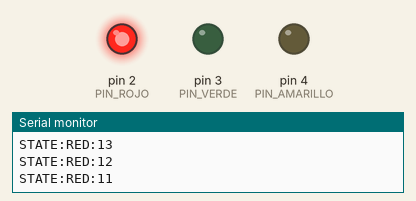
A sketch run on a simulated Arduino Uno, built with avr-gcc and run on an emulated ATmega328P. On the bench: output pins drawn as LEDs (lit = HIGH), the last lines printed to the serial monitor.

Above: at 10.0 s.
At 27.5 s:
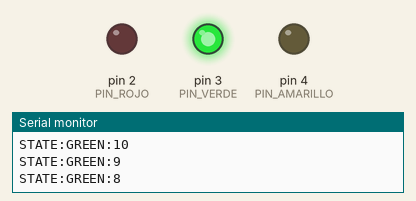
At 37.5 s:
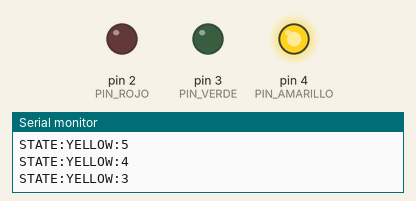
Timing chart, 0 to 52.0 s (numbered marks = the images above):
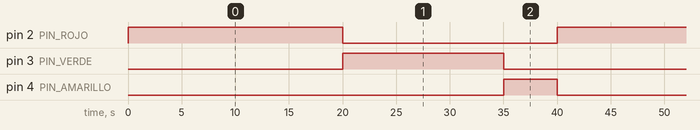

Measured:
- by itself, pin 2 (PIN_ROJO): alternates HIGH for 20.0 s and LOW for 20.0 s
- by itself, pin 3 (PIN_VERDE): alternates HIGH for 15.0 s and LOW for 25.0 s
- by itself, pin 4 (PIN_AMARILLO): alternates HIGH for 5.0 s and LOW for 35.0 s

The sketch:

semaforo.ino
```cpp
// Semaforo con Arduino UNO
// Rojo (pin 2, 20 s) -> Verde (pin 3, 15 s) -> Amarillo (pin 4, 5 s), en loop.
// Cada segundo envia por Serial el estado y el tiempo restante: "STATE:RED:17"
// El servidor (server.py) lee estas lineas y actualiza la pagina web.

const int PIN_ROJO = 2;
const int PIN_VERDE = 3;
const int PIN_AMARILLO = 4;

const int DUR_ROJO = 20;      // segundos
const int DUR_VERDE = 15;     // segundos
const int DUR_AMARILLO = 5;   // segundos

void setup() {
  pinMode(PIN_ROJO, OUTPUT);
  pinMode(PIN_VERDE, OUTPUT);
  pinMode(PIN_AMARILLO, OUTPUT);
  Serial.begin(9600);
  Serial.println("HELLO:SEMAFORO");
}

// Enciende solo la luz indicada y reporta la cuenta regresiva cada segundo.
void mostrarLuz(int pin, const char *nombre, int duracion) {
  digitalWrite(PIN_ROJO, LOW);
  digitalWrite(PIN_VERDE, LOW);
  digitalWrite(PIN_AMARILLO, LOW);
  digitalWrite(pin, HIGH);
  for (int restante = duracion; restante > 0; restante--) {
    Serial.print("STATE:");
    Serial.print(nombre);
    Serial.print(":");
    Serial.println(restante);
    delay(1000);
  }
}

void loop() {
  mostrarLuz(PIN_ROJO, "RED", DUR_ROJO);
  mostrarLuz(PIN_VERDE, "GREEN", DUR_VERDE);
  mostrarLuz(PIN_AMARILLO, "YELLOW", DUR_AMARILLO);
}
```
